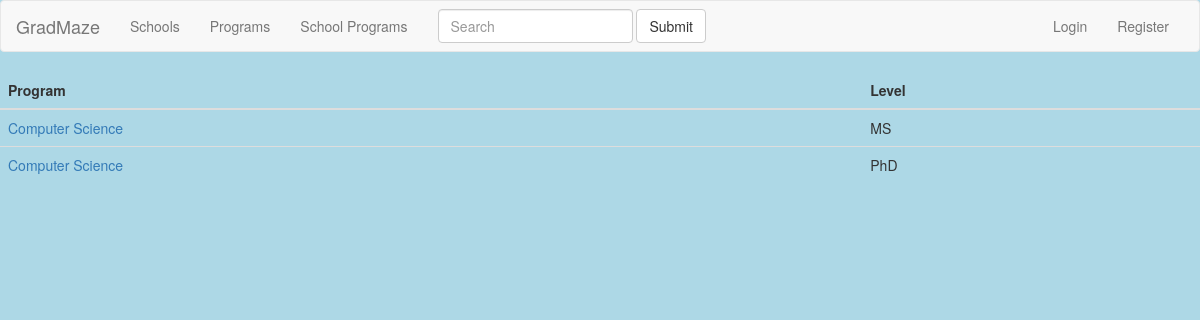
Before: /GradMaze/programs/ with the older database file.
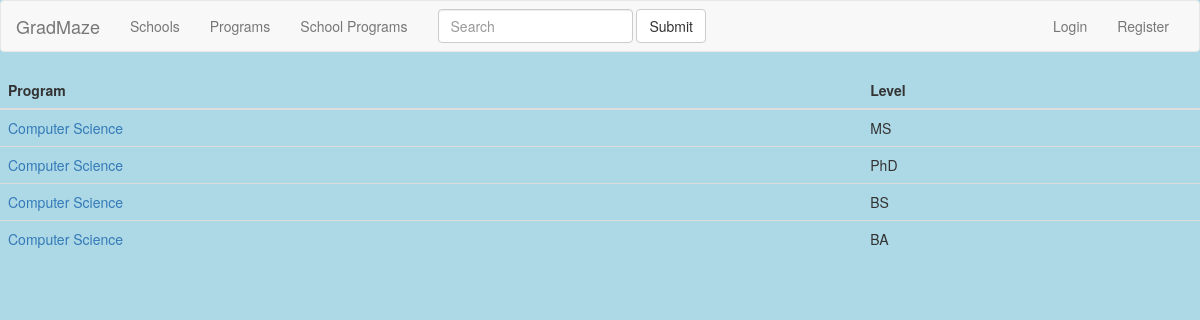
After: the same page with the newer database file.
### main/models.py (models this page shows, shortened)
class Program(models.Model):
    name = models.CharField(max_length=50)
    level = models.CharField(max_length=50)  # Masters/PhD/PSM
    school_level = models.CharField(max_length=50) # Graduate vs Undergraduate
    greverbal = models.CharField(max_length=5, null=True)
    greapti = models.CharField(max_length=5, null=True)
    grewriting = models.CharField(max_length=5, null=True)
    toefl = models.CharField(max_length=5, null=True)
    gpa = models.CharField(max_length=5, null=True)

### main/views.py (the view)
class ProgramListView(ListView):
    model = Program
    template_name = 'program_list.html'

### templates/program_list.html (shortened to what this page needs)
{% extends "base.html" %}
{% block content %}
  <div class="table-responsive">
  <table class="table">
    <thead>
      <tr>
        <th>Program</th>
        <th>Level</th>
      </tr>
    </thead>
    <tbody>
      {% for program in object_list %}
      <tr>
        <td><a href="{{program.id}}">{{ program.name }}</a></td>
        <td>{{ program.level }}</td>
      </tr>
      {% endfor %}
    </tbody>
  </table>
  </div>
{% endblock %}

Changed rows visible on the page:
added Program: name "Computer Science", level "BS"
added Program: name "Computer Science", level "BA"
